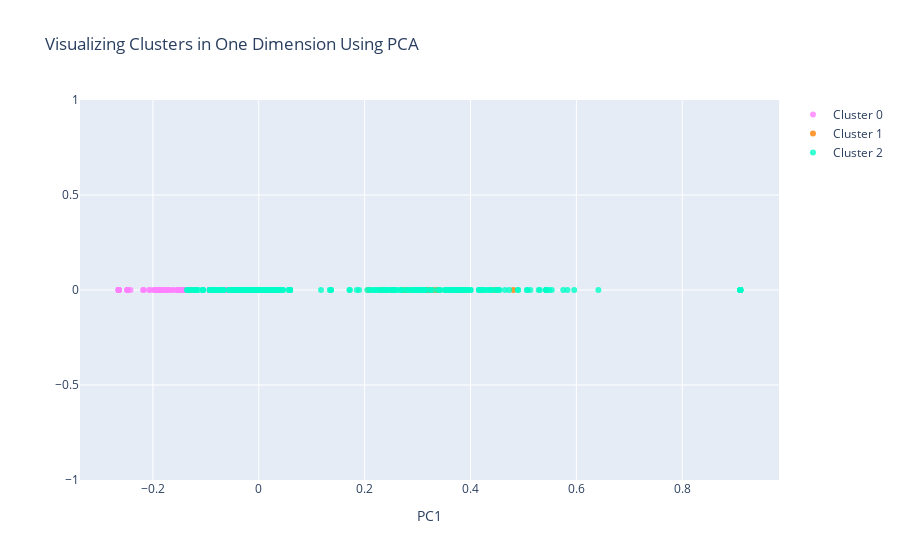

Here is the notebook cell this chart was saved with:
### Code cell
#Instructions for building the 1-D plot

#trace1 is for 'Cluster 0'
trace1 = go.Scatter(
                    x = cluster0["PC1_1d"],
                    y = cluster0["dummy"],
                    mode = "markers",
                    name = "Cluster 0",
                    marker = dict(color = 'rgba(255, 128, 255, 0.8)'),
                    text = None)

#trace2 is for 'Cluster 1'
trace2 = go.Scatter(
                    x = cluster1["PC1_1d"],
                    y = cluster1["dummy"],
                    mode = "markers",
                    name = "Cluster 1",
                    marker = dict(color = 'rgba(255, 128, 2, 0.8)'),
                    text = None)

#trace3 is for 'Cluster 2'
trace3 = go.Scatter(
                    x = cluster2["PC1_1d"],
                    y = cluster2["dummy"],
                    mode = "markers",
                    name = "Cluster 2",
                    marker = dict(color = 'rgba(0, 255, 200, 0.8)'),
                    text = None)

data = [trace1, trace2, trace3]

title = "Visualizing Clusters in One Dimension Using PCA"

layout = dict(title = title,
              xaxis= dict(title= 'PC1',ticklen= 5,zeroline= False),
              yaxis= dict(title= '',ticklen= 5,zeroline= False)
             )

fig = dict(data = data, layout = layout)

iplot(fig)

import seaborn as sns
sns.lmplot( x="PC1_2d", y="PC2_2d", data=plotX, fit_reg=False, hue='Cluster', legend=True)

init_notebook_mode(connected=True)

### Figure 1 — Plotly figure (JSON) as saved in the notebook; plotly's stock layout.template omitted (floating-point values rounded to 4 significant figures; data arrays with more than 128 entries replaced by an {"elided": "..."} marker saying what was removed)
{"data": [{"marker": {"color": "rgba(255, 128, 255, 0.8)"}, "mode": "markers", "name": "Cluster 0", "type": "scatter", "x": [-0.09232, -0.05478, -0.05353, -0.05186, -0.09232, -0.05925, -0.2647, -0.09232, -0.05408, -0.04311, -0.07138, -0.09232, -0.05521, -0.1965, -0.06837, -0.016, -0.2647, -0.03914, -0.1603, -0.1517, -0.1634, -0.2647, -0.05941, -0.04787, -0.09232, -0.09232, -0.1739, -0.05158, -0.1441, -0.1442, -0.09232, -0.2425, -0.09232, -0.1881, -0.2047, -0.1255, -0.1808, -0.1409, -0.2182, -0.2182, -0.0515, -0.0564, -0.1972, -0.09232, -0.09232, -0.07221, -0.1524, -0.05568, -0.1525, -0.09232, -0.04412, -0.04576, -0.04957, -0.2647, -0.2647, -0.2075, -0.003684, -0.09232, -0.05492, -0.1383, -0.187, -0.05512, -0.2483, -0.1939, -0.06126, -0.06245, -0.2483, -0.1848, -0.2647, -0.189, -0.09232, -0.2647, -0.2647, -0.2647, -0.09232, -0.1897, -0.09232, -0.09232, -0.09232, -0.1807, -0.1421, -0.05158, -0.1682, -0.2483, -0.05348, -0.1536, -0.1706, -0.1456, -0.1462, -0.04971, -0.06252, -0.1747, -0.09232, -0.2483, -0.05158], "y": [0, 0, 0, 0, 0, 0, 0, 0, 0, 0, 0, 0, 0, 0, 0, 0, 0, 0, 0, 0, 0, 0, 0, 0, 0, 0, 0, 0, 0, 0, 0, 0, 0, 0, 0, 0, 0, 0, 0, 0, 0, 0, 0, 0, 0, 0, 0, 0, 0, 0, 0, 0, 0, 0, 0, 0, 0, 0, 0, 0, 0, 0, 0, 0, 0, 0, 0, 0, 0, 0, 0, 0, 0, 0, 0, 0, 0, 0, 0, 0, 0, 0, 0, 0, 0, 0, 0, 0, 0, 0, 0, 0, 0, 0, 0]}, {"marker": {"color": "rgba(255, 128, 2, 0.8)"}, "mode": "markers", "name": "Cluster 1", "type": "scatter", "x": {"elided": "330 float values"}, "y": {"elided": "330 int values"}}, {"marker": {"color": "rgba(0, 255, 200, 0.8)"}, "mode": "markers", "name": "Cluster 2", "type": "scatter", "x": {"elided": "4575 float values"}, "y": {"elided": "4575 int values"}}], "layout": {"title": {"text": "Visualizing Clusters in One Dimension Using PCA"}, "xaxis": {"ticklen": 5, "title": {"text": "PC1"}, "zeroline": false}, "yaxis": {"ticklen": 5, "title": {"text": ""}, "zeroline": false}}}
